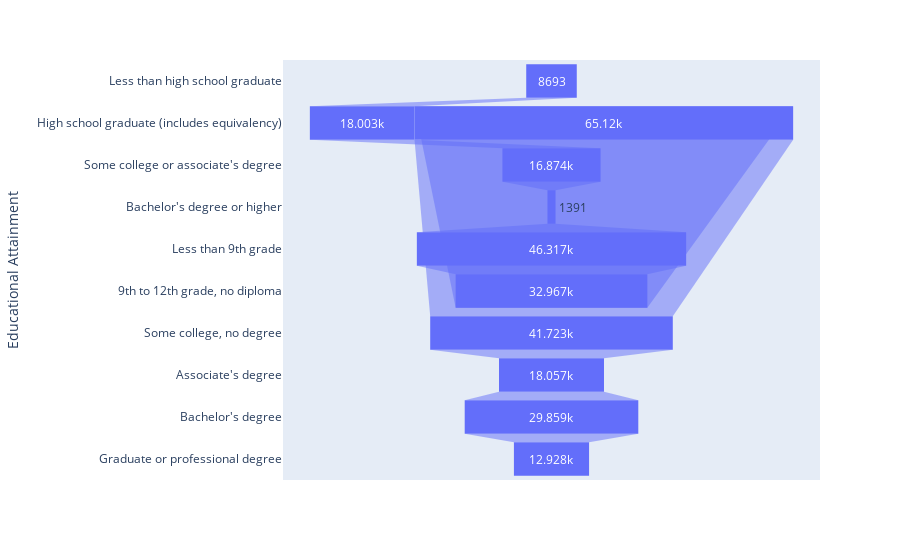
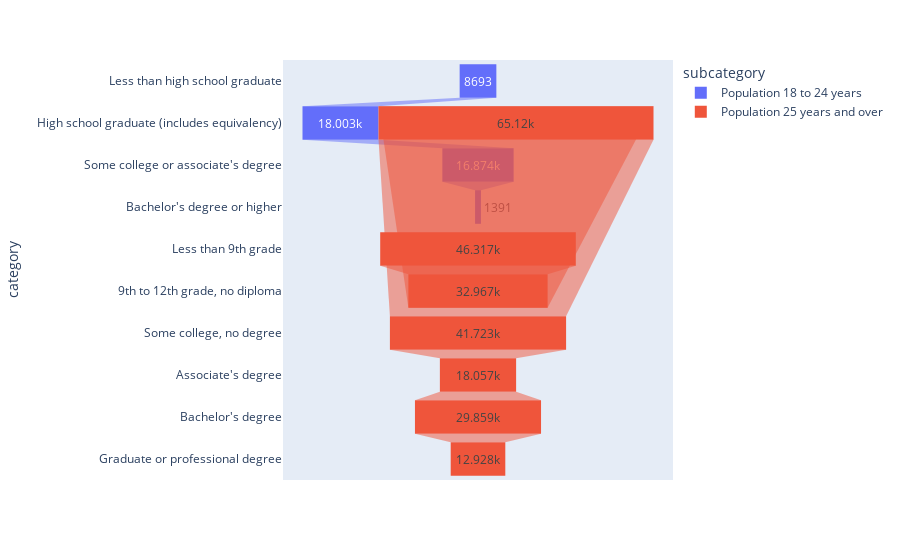

The code cell stored with these charts, in order, in its notebook:
### Code cell
import pandas as pd
import plotly.express as px
import dash as dash
from dash import dcc, ctx
from dash import html, dash_table
import dash_bootstrap_components as dbc
import dash_daq as daq
from dash.dependencies import Input, Output, State
import pathlib
import plotly.graph_objects as go
from plotly.subplots import make_subplots

df= pd.read_excel("Educational Attainment and Rate.xlsx")
df=df[(df['County']=='Cameron County, TX')&(df['Year']==2019)]
fig=px.funnel(df, x='Value', y='Educational Attainment')
fig.show()

data=dict(
    value=df['Value'].tolist(),
    category=df['Educational Attainment'].tolist(),
    subcategory=df['Age'].tolist()
)
fig=px.funnel(data, x='value', y='category', color='subcategory')
fig.show()

### Figure 1 — Plotly figure (JSON) as saved in the notebook; plotly's stock layout.template omitted (floating-point values rounded to 4 significant figures)
{"data": [{"hovertemplate": "Value=%{x}<br>Educational Attainment=%{y}<extra></extra>", "legendgroup": "", "marker": {"color": "#636efa"}, "name": "", "orientation": "h", "showlegend": false, "type": "funnel", "x": [8693, 18003, 16874, 1391, 46317, 32967, 65120, 41723, 18057, 29859, 12928], "xaxis": "x", "y": ["Less than high school graduate", "High school graduate (includes equivalency)", "Some college or associate's degree", "Bachelor's degree or higher", "Less than 9th grade", "9th to 12th grade, no diploma", "High school graduate (includes equivalency)", "Some college, no degree", "Associate's degree", "Bachelor's degree", "Graduate or professional degree"], "yaxis": "y"}], "layout": {"legend": {"tracegroupgap": 0}, "margin": {"t": 60}, "xaxis": {"anchor": "y", "domain": [0, 1], "title": {"text": "Value"}}, "yaxis": {"anchor": "x", "domain": [0, 1], "title": {"text": "Educational Attainment"}}}}

### Figure 2 — Plotly figure (JSON) as saved in the notebook; plotly's stock layout.template omitted (floating-point values rounded to 4 significant figures)
{"data": [{"hovertemplate": "subcategory=Population 18 to 24 years<br>value=%{x}<br>category=%{y}<extra></extra>", "legendgroup": "Population 18 to 24 years", "marker": {"color": "#636efa"}, "name": "Population 18 to 24 years", "orientation": "h", "showlegend": true, "type": "funnel", "x": [8693, 18003, 16874, 1391], "xaxis": "x", "y": ["Less than high school graduate", "High school graduate (includes equivalency)", "Some college or associate's degree", "Bachelor's degree or higher"], "yaxis": "y"}, {"hovertemplate": "subcategory=Population 25 years and over<br>value=%{x}<br>category=%{y}<extra></extra>", "legendgroup": "Population 25 years and over", "marker": {"color": "#EF553B"}, "name": "Population 25 years and over", "orientation": "h", "showlegend": true, "type": "funnel", "x": [46317, 32967, 65120, 41723, 18057, 29859, 12928], "xaxis": "x", "y": ["Less than 9th grade", "9th to 12th grade, no diploma", "High school graduate (includes equivalency)", "Some college, no degree", "Associate's degree", "Bachelor's degree", "Graduate or professional degree"], "yaxis": "y"}], "layout": {"legend": {"title": {"text": "subcategory"}, "tracegroupgap": 0}, "margin": {"t": 60}, "xaxis": {"anchor": "y", "domain": [0, 1], "title": {"text": "value"}}, "yaxis": {"anchor": "x", "domain": [0, 1], "title": {"text": "category"}}}}
